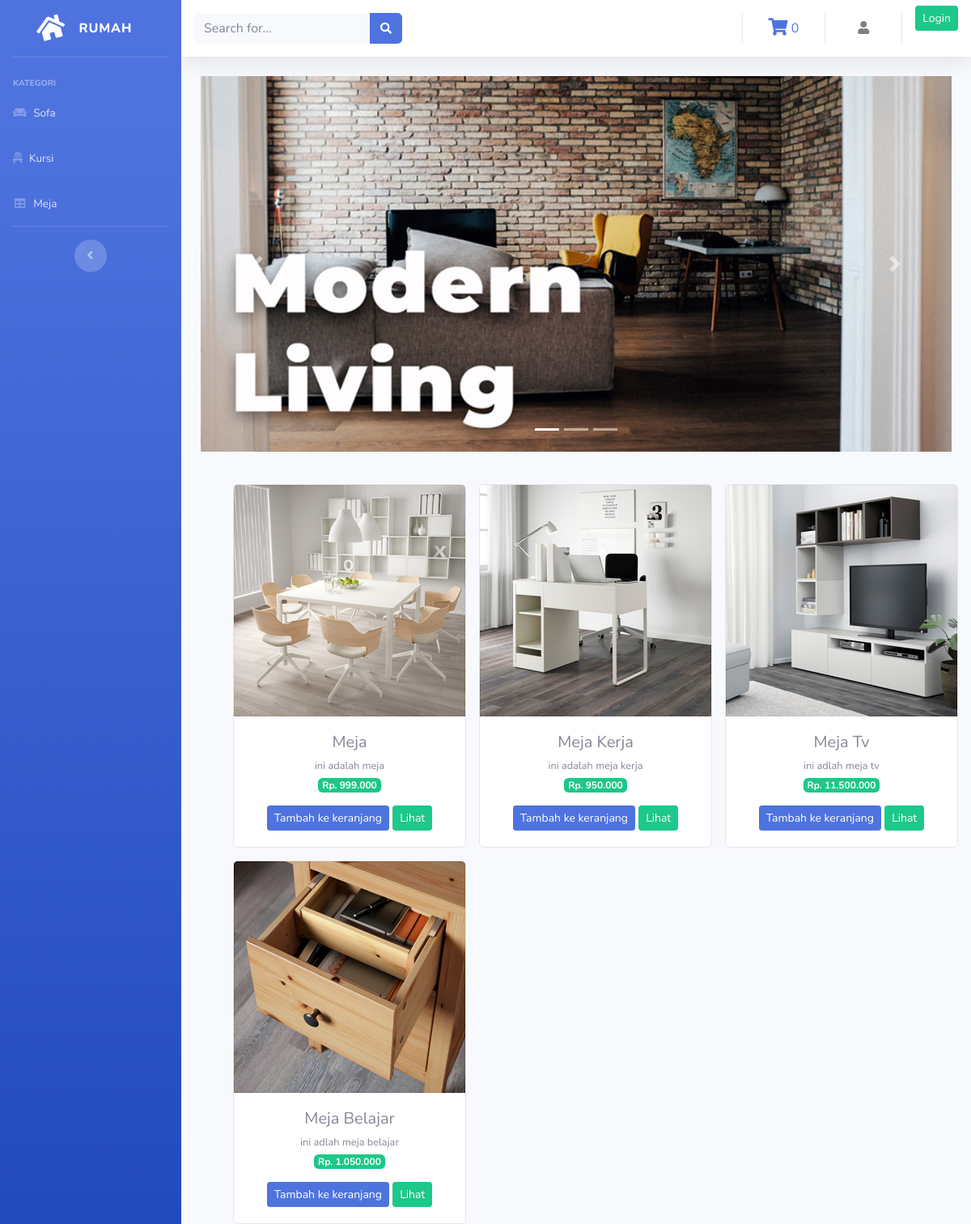
The page /Proyek/index.php/kategori/meja on the database its author committed.
### tables this page shows
CREATE TABLE `product` (
  `id_barang` int(11) NOT NULL,
  `nama_barang` varchar(100) NOT NULL,
  `deskripsi` varchar(225) NOT NULL,
  `kategori` varchar(60) NOT NULL,
  `harga` int(100) NOT NULL,
  `stok` int(4) NOT NULL,
  `gambar` text NOT NULL
);

### Proyek/application/controllers/kategori.php (called while the page is built, shortened)
<?php
    class kategori extends CI_Controller {
        public function meja()
        {
            $data['meja'] = $this->model_kategori->data_meja()->result();
            $this->load->view('Template/header');
            $this->load->view('Template/sidebar');
            $this->load->view('meja', $data);
            $this->load->view('Template/footer');
        }
    }
?>

### Proyek/index.php (called while the page is built, shortened)
<?php
require_once BASEPATH.'core/CodeIgniter.php';

### Proyek/application/models/model_kategori.php (called while the page is built, shortened)
<?php
    class model_kategori extends CI_Model {
        public function data_meja(){
            return $this->db->get_where("product", array('kategori'=>'meja'));
        }
    }
?>

### Proyek/application/views/meja.php (the view, shortened to what this page needs)
<div class="container-fluid">
    <div id="carouselExampleIndicators" class="carousel slide" data-ride="carousel">
    <ol class="carousel-indicators">
        <li data-target="#carouselExampleIndicators" data-slide-to="0" class="active"></li>
        <li data-target="#carouselExampleIndicators" data-slide-to="1"></li>
        <li data-target="#carouselExampleIndicators" data-slide-to="2"></li>
    </ol>
    <div class="carousel-inner">sss
        <div class="carousel-item active">
        <img src="<?php echo base_url('assets/img/Slide1.jpg') ?>" class="d-block w-100" alt="...">
        </div>
    </div>
    <a class="carousel-control-prev" href="#carouselExampleIndicators" role="button" data-slide="prev">
        <span class="carousel-control-prev-icon" aria-hidden="true"></span>
    </a>
    <a class="carousel-control-next" href="#carouselExampleIndicators" role="button" data-slide="next">
        <span class="carousel-control-next-icon" aria-hidden="true"></span>
    </a>
    </div>
    <div class="row text-center ml-4 mt-4">
        <?php foreach ($meja as $brg) : ?>
            <div class="card ml-3 mt-3" style="width: 18rem;">
                <img src="<?php echo base_url().'/uploads/'.$brg->gambar ?>" class="card-img-top" alt="...">
                <div class="card-body">
                    <h5 class="card-title mb-1"><?php echo $brg->nama_barang ?></h5>
                    <small><?php echo $brg->deskripsi ?></small><br>
                    <span class="badge badge-success mb-3">Rp. <?php echo number_format ($brg->harga, 0,',','.') ?></span><br>
                    <?php echo anchor('Admin/tambah_keranjang/' .$brg->id_barang,'<div class="btn btn-primary btn-sm">Tambah ke keranjang</div>') ?>
                    <?php echo anchor('Admin/detail/' .$brg->id_barang,'<div class="btn btn-success btn-sm">Lihat</div>') ?>
                </div>
            </div>
        <?php endforeach ?>
    </div>
</div>

### rows shown on the page
product: gambar (picture), nama_barang "Meja", deskripsi "ini adalah meja", harga "999.000", id_barang "Tambah ke keranjang", id_barang "Lihat"
product: gambar (picture), nama_barang "Meja Kerja", deskripsi "ini adalah meja kerja", harga "950.000", id_barang "Tambah ke keranjang", id_barang "Lihat"
product: gambar (picture), nama_barang "Meja Tv", deskripsi "ini adlah meja tv", harga "11.500.000", id_barang "Tambah ke keranjang", id_barang "Lihat"
product: gambar (picture), nama_barang "Meja Belajar", deskripsi "ini adlah meja belajar", harga "1.050.000", id_barang "Tambah ke keranjang", id_barang "Lihat"

### other values the page prints
$this->cart->total_items() "0"
